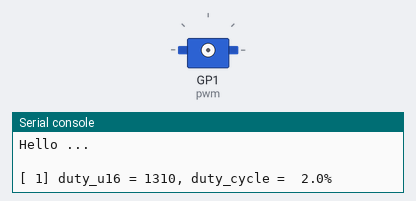
Simulated run of this program. Board: Raspberry Pi Pico running MicroPython. Shown: servo, the last lines printed to the serial console. Servo angles are drawn from the pulse width (0.5 ms = 0°, 2.5 ms = 180°).

Above: at 0.05 s.
At 2.5 s:
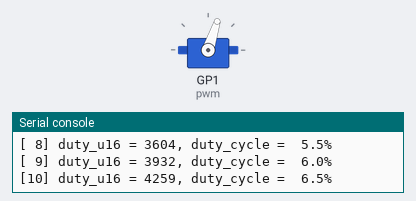
At 5.0 s:
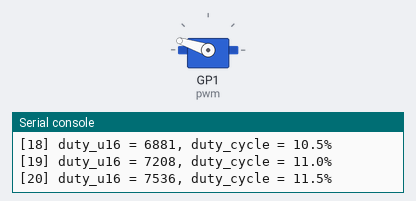
At 10.0 s:
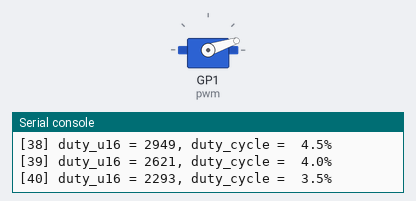
Timing chart, 0 to 13.4 s (numbered marks = the images above):
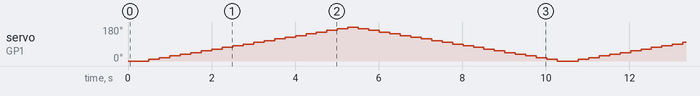

The program:

servo_pwm.py
```python
from machine import Pin, PWM  # GPIO 핀 제어를 위한 Pin과 PWM 클래스 임포트
from time import sleep  # 대기 기능을 위한 sleep 함수 임포트

# 프로그램 시작 메시지
print("Hello ...\n")

# 서보 모터 설정 (핀 1번에 연결)
pwm = PWM(Pin(1))  # 핀 1번에 PWM 신호 설정
pwm.freq(50)  # 서보 모터의 PWM 주파수를 50Hz로 설정 (서보 모터 기본 주파수)

# 각 듀티 사이클 변경 시 대기 시간
duration = 0.25  # 0.5초 대기
count = 0  # 실행 카운트 초기화

# 듀티 사이클을 2%에서 12.5%까지 증가시키며 서보 제어
values = list( range(20, 125 + 5, 5) ) # 2%부터 12.5%까지 각도를 증가
for value in ( values + values[-2:1:-1] ) * 4 : # 각도 증가 감소를 4번 반복
    count += 1  # 카운트 증가
    percent = value/1000
    duty_u16 = int( 65535 * percent ) # 듀티 사이클을 16비트 정수로 변환
    print(f"[{count:2d}] duty_u16 = {duty_u16:4d}, duty_cycle = {percent*100:4.1f}%")  # 현재 듀티 사이클 출력
    pwm.duty_u16(duty_u16)  # 듀티 사이클을 서보에 적용
    sleep(duration)  # 설정된 대기 시간 동안 대기
pass

# 서보 모터 종료
pwm.deinit()  # PWM을 해제하여 핀 초기화

# 프로그램 종료 메시지
print("\nGood bye!")
```
